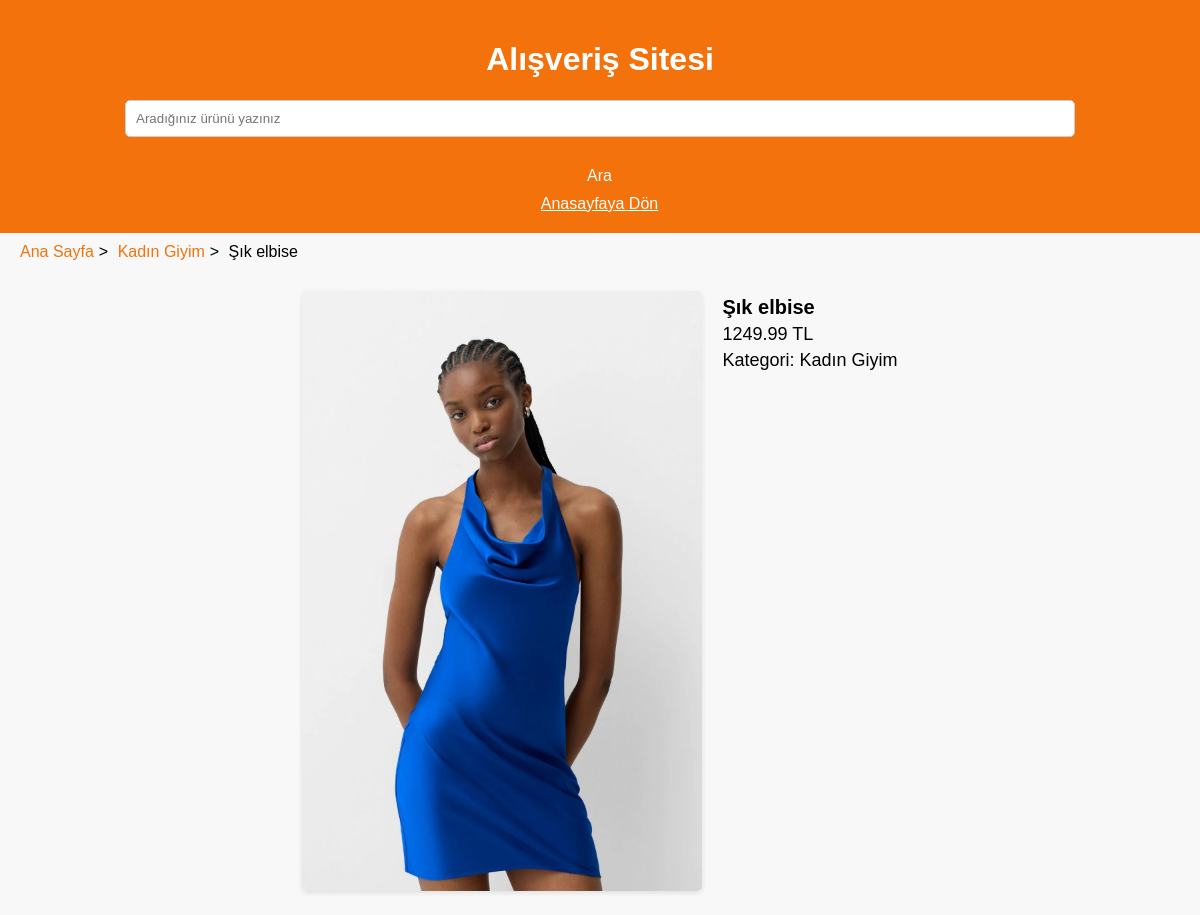
The app's page /product/4 with its own data.
### tables this page shows
CREATE TABLE products (
    id INTEGER PRIMARY KEY AUTOINCREMENT, -- Ürün No
    description TEXT NOT NULL,            -- Açıklama
    price REAL NOT NULL,                  -- Fiyat
    category TEXT NOT NULL,               -- Kategori
    image TEXT NOT NULL                   -- Resim Yolu
);

### app.py (the view)
@app.route("/product/<int:product_id>")
def product_detail(product_id):
    conn = get_db_connection()
    product = conn.execute("SELECT * FROM products WHERE id = ?", (product_id,)).fetchone()
    conn.close()
    if product is None:
        return "Ürün bulunamadı", 404
    return render_template("detail.html", product=product)

### app.py (called while the page is built)
def get_db_connection():
    conn = sql.connect("products.db")
    conn.row_factory = sql.Row
    return conn

### templates/detail.html (shortened to what this page needs)
<!DOCTYPE html>
<html lang="en">
<head>
    <link rel="stylesheet" href="/static/css/style.css">
</head>
<body>
    {% extends "base.html" %}
    {% block content %}
    <nav>
        <ul class="breadcrumb">
            <li><a href="/">Ana Sayfa</a></li>
            <li><a href="/category/{{ product.category }}">{{ product.category }}</a></li>
            <li>{{ product.description }}</li>
        </ul>
    </nav>
    <div class="product-detail">
        <div class="product-image">
            <img src="/static/images/{{ product.image }}" alt="Product Image">
        </div>
        <div class="product-details">
            <p><strong>{{ product.description }}</strong></p>
            <p>{{ product.price }} TL</p>
            <p>Kategori: {{ product.category }}</p>
        </div>
    </div>
    {% endblock %}

### static/css/style.css (style rules this page uses)
body { font-family: Arial, sans-serif; margin: 0; padding: 0; background-color: #f8f8f8; }
.product-detail { display: flex; justify-content: center; padding: 20px; gap: 20px; flex-wrap: wrap; }
.product-detail .product-image img { max-width: 400px; height: auto; border-radius: 5px; box-shadow: 0 2px 5px rgba(0, 0, 0, 0.1); }
.product-detail .product-details { max-width: 500px; text-align: left; }
.product-detail .product-details p { font-size: 18px; margin: 5px 0; }
.product-detail .product-details strong { font-size: 20px; }
.breadcrumb { list-style: none; padding: 0; background-color: #f8f8f8; margin: 10px 20px; }
.breadcrumb li { display: inline; margin-right: 5px; }
.breadcrumb li a { text-decoration: none; color: #f3720c; }
.breadcrumb li::after { content: ">"; margin-left: 5px; }
.breadcrumb li:last-child::after { content: ""; }

### records on screen
products: category "Kadın Giyim", description "Şık elbise", image (picture), price "1249.99"
